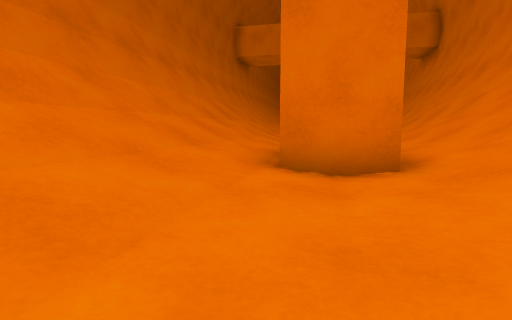
view 1 (above)

16 first-person views from a walk through a scene from a Unity 3-D project. The camera is 0.64 m above the floor, tilts 6° down and sees 80° across. The floor is counted in squares, 1 m on a side. Each view is taken from the middle of a square. On the plan, view 1 faces up. The plan holds only what a view shows up to about 9 squares ahead; the rest is blank. The place goes on beyond the plan. The player character is not drawn.

view 2
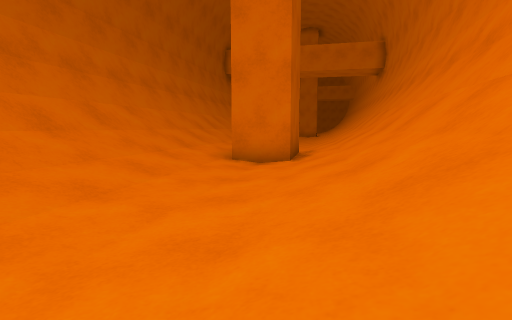

view 3
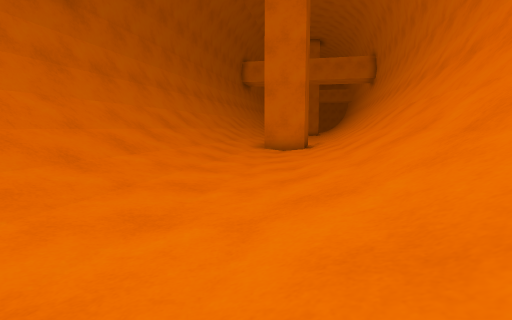

view 4
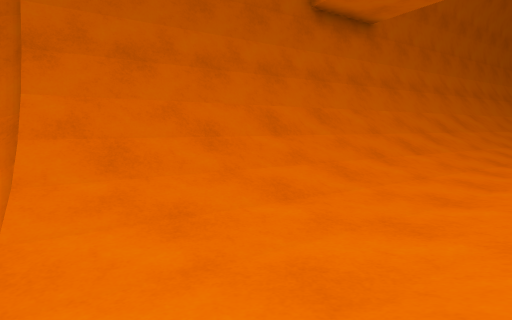

view 5
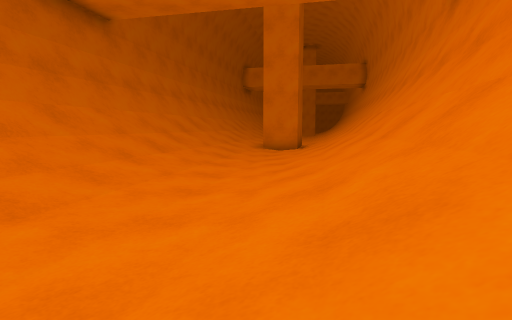

view 6
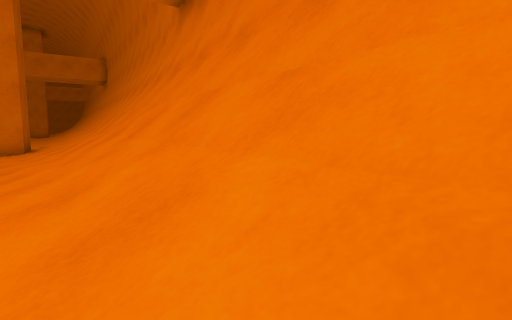

view 7
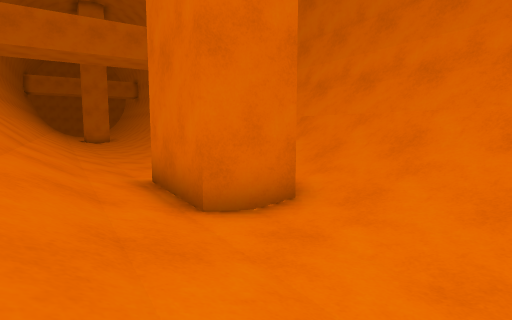

view 8
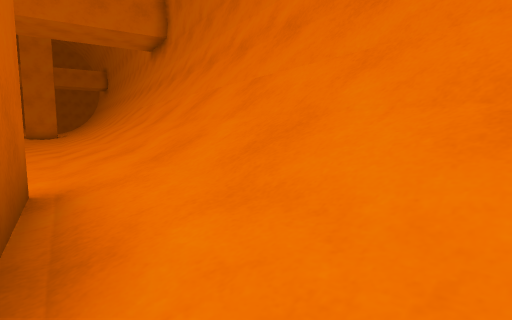

view 9
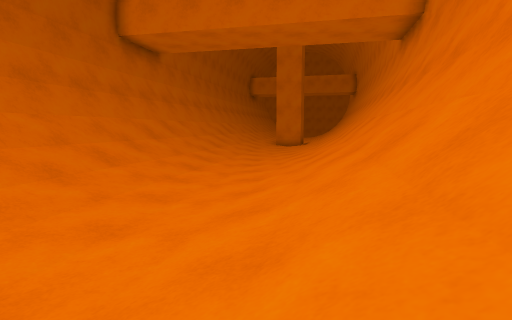

view 10
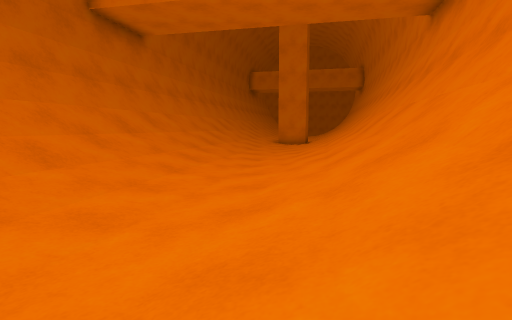

view 11
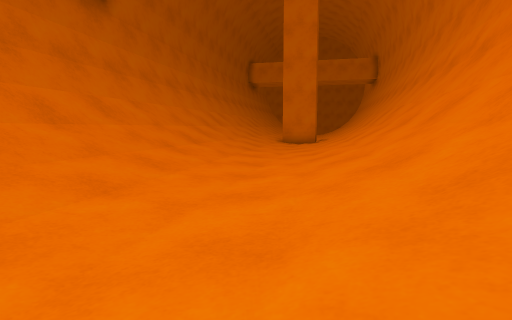

view 12
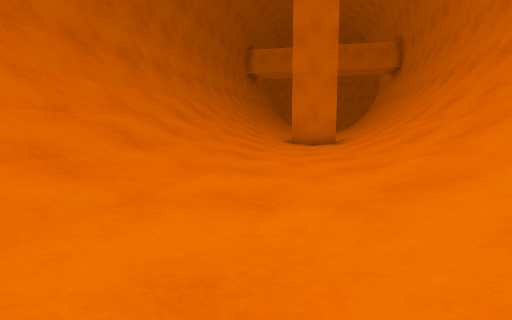

view 13
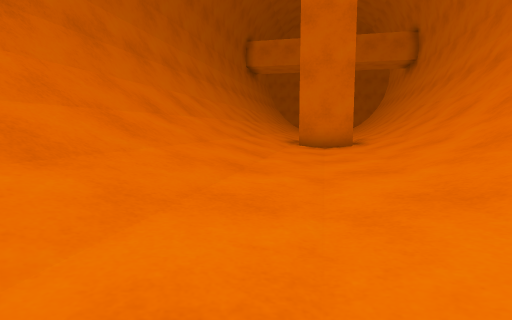

view 14
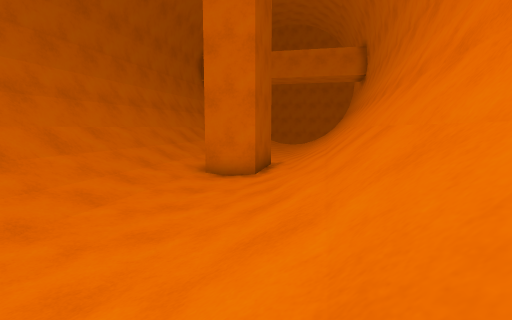

view 15
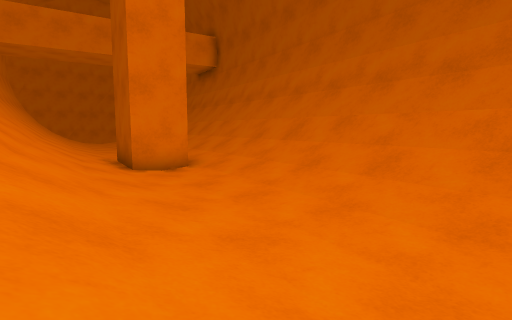

view 16
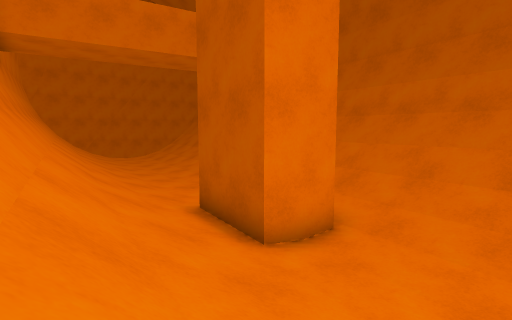

### Floor plan
Key: @ floor where view 1 was taken; # wall or solid block; . main floor; : floor 0.05 m higher than the main floor; - floor 0.05 m lower than the main floor; _ floor 0.1 m lower than the main floor; / step, stairs or slope; = window, fence, low wall or low ledge; v drop or lower ground.
Columns run from 7 left of view 1 to 10 right of it. Each row starts with its distance up from view 1.
 26         ##//._///#
 25         ##//._.//#
 24         #///-_///#
 23         #///_-//=#
 22        ##//._.//##
 21        ##//._.//##
 20        #=//-_///#
 19        #///--///#
 18        #//:_.//=#
 17       ##//._.//##
 16       #=//._.//#
 15       #///--///#
 14       #///_-//=#
 13      ##//._.//##
 12      ##//._.//##
 11      #=//-_///#
 10      #///_-///#
  9     ##//._.//##
  8     ##//._.//##
  7     #=//##://#
  6     #///##///#
  5     #//:##//=#
  4    ##//.##//##
  3    ##//._.//##
  2    #=//-_///#
  1    #///_-//=#
  0   ##//.@.//##
 -1   ##//._.//##
 -2   #=//-_://#
 -3   #///--///#
 -4   #//:_-//=#
 -5  ##//._.//##
 -6  ##//._.//##
 -7  #///-_///#
 -8  #///_-//=#
 -9 ##//._.//##
-10  vvvvv //#

Positions as (right, up) in squares from view 1, and headings:
1: (0, 0), facing up
2: (1, -4), facing up
3: (0, -8), facing up
4: (0, -10), facing up-left
5: (0, -10), facing up
6: (0, -10), facing up-right
7: (-2, 1), facing up-right
8: (2, 3), facing up-right
9: (4, 6), facing up
10: (4, 8), facing up
11: (4, 11), facing up
12: (4, 15), facing up
13: (4, 17), facing up
14: (7, 17), facing up
15: (6, 15), facing down-left
16: (6, 10), facing down-left
